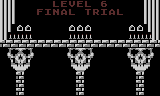

This is a level from a 2D game, rendered from its Tiled map with the project's own tilesets. A one-line summary and the complete map file follow:
An orthogonal 40x12 tile map with 4x8 px tiles, 1 tile layer (Tile Layer 1), 2 tilesets.

<map version="1.8" tiledversion="1.8.4" orientation="orthogonal" renderorder="right-down" width="40" height="12" tilewidth="4" tileheight="8" infinite="0" nextlayerid="2" nextobjectid="1">
 <editorsettings>
  <export target="level6_map.intro.csv" format="csv" />
 </editorsettings>
 <tileset firstgid="1" source="game_tileset.tsx" />
 <tileset firstgid="385" source="menu_tileset.tsx" />
 <layer id="1" name="Tile Layer 1" width="40" height="12">
  <data encoding="csv">
487,487,487,487,1,1,1,1,1,1,1,1,1,537,538,523,524,557,558,523,524,537,538,385,385,633,634,1,1,1,1,1,1,1,1,1,487,487,487,487,
487,487,487,487,1,1,385,385,385,397,398,403,404,413,414,387,388,409,410,385,385,425,426,421,422,403,404,387,388,409,410,385,1,1,1,1,487,487,487,487,
487,487,487,487,1,385,385,385,385,385,385,385,385,385,385,385,385,385,385,385,385,385,385,385,385,385,385,385,385,385,385,385,385,385,1,1,487,487,487,487,
487,487,487,385,483,484,483,484,385,385,385,385,385,385,385,385,385,483,484,483,484,483,484,385,385,385,385,385,385,385,385,385,483,484,483,484,385,487,487,487,
487,487,441,441,441,441,441,441,385,385,385,385,385,385,385,385,385,441,441,441,441,441,441,385,385,385,385,385,385,385,385,385,441,441,441,441,441,441,487,487,
439,440,439,440,439,440,439,440,439,440,439,440,439,440,439,440,439,440,439,440,439,440,439,440,439,440,439,440,439,440,439,440,439,440,439,440,439,440,439,440,
385,457,458,459,460,461,462,463,464,385,385,385,385,385,385,385,457,458,459,460,461,462,463,464,385,385,385,385,385,385,385,457,458,459,460,461,462,463,464,385,
1,385,466,467,468,469,470,471,472,1,1,1,1,1,1,1,385,466,467,468,469,470,471,472,385,385,1,1,1,1,1,385,466,467,468,469,470,471,472,1,
1,385,480,475,476,477,478,479,385,1,1,1,1,1,1,385,385,480,475,476,477,478,479,385,1,1,1,1,1,1,1,385,480,475,476,477,478,479,385,1,
1,1,1,1,439,440,1,1,1,1,1,1,1,1,385,385,385,1,1,439,440,1,1,385,385,385,1,1,1,1,1,1,1,1,439,440,1,1,1,1,
1,1,1,1,439,440,1,1,1,1,1,1,1,1,1,1,385,1,1,439,440,1,1,385,385,385,385,1,1,1,1,1,1,1,439,440,1,1,1,1,
1,1,1,1,439,440,1,1,1,1,1,1,1,1,1,1,1,1,1,439,440,1,1,1,1,1,1,1,1,1,1,1,1,1,439,440,1,1,1,1
</data>
 </layer>
</map>
